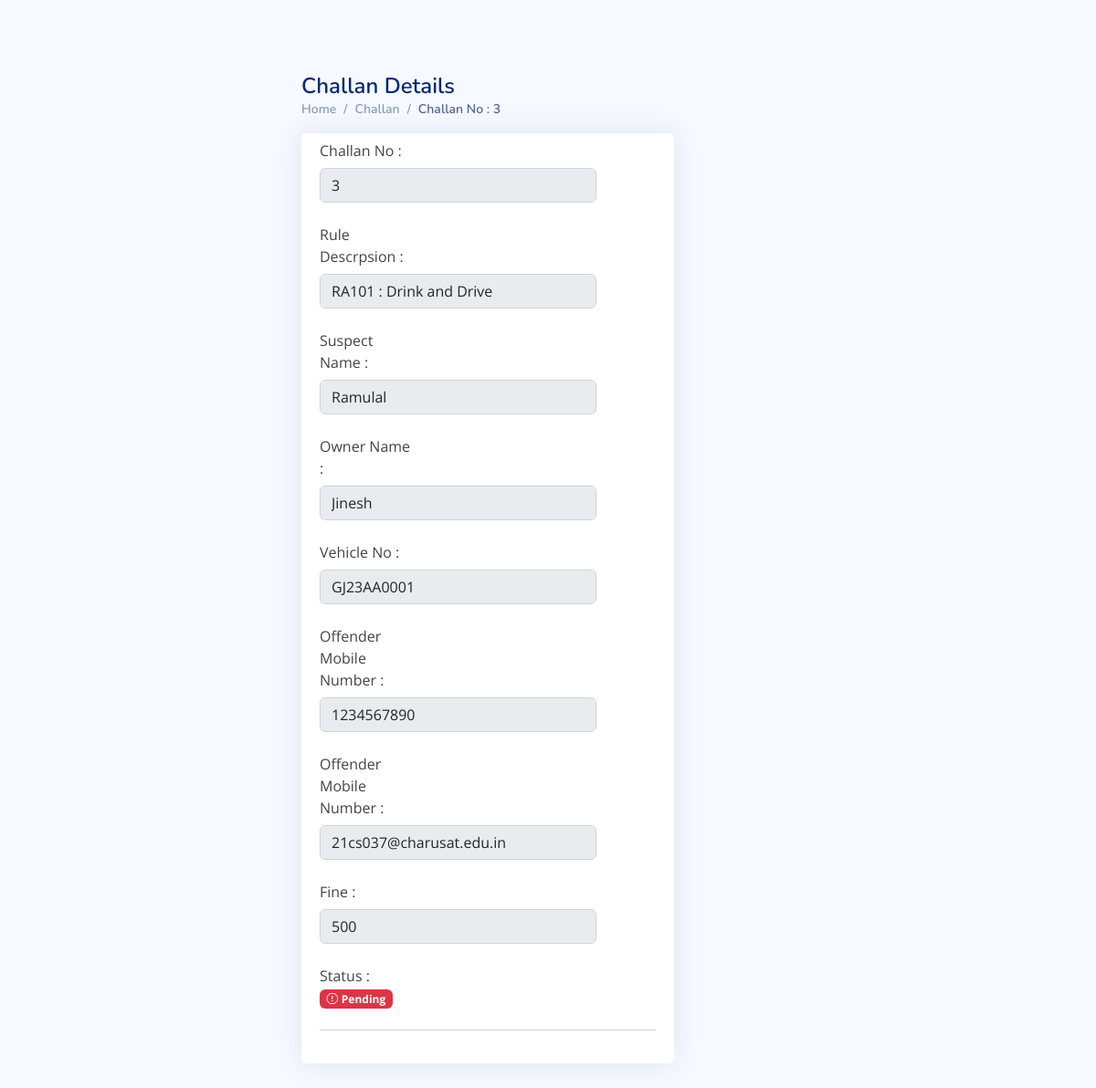
The page /echallan/user/challan/3 on the database its author committed.
### rto/models.py (models this page shows, shortened)
class Challan(models.Model):
    challan_no=models.AutoField(primary_key = True)
    cpolice=models.CharField(max_length=50,default=None)
    suspect_name=models.CharField(max_length=50,default=None)
    owner_name=models.CharField(max_length=50,default=None)
    offence_date=models.DateField(default=None)
    offence_time=models.TimeField(default=None)
    vehicle_no=models.CharField(max_length=50,default=None)
    offender_mobile_no=models.IntegerField(default=None,null=True)
    offender_email_id=models.CharField(max_length=50,default=None,null=True)
    fine=models.IntegerField(default=None)
    rule_code=models.CharField(max_length=50,default=None)
    evidence=models.ImageField( height_field=None, width_field=None,max_length=100, blank=True)
    status=models.CharField(max_length=15,default='Pending')

class Rules(models.Model):
    rule_id=models.AutoField(primary_key= True)
    rule_code=models.CharField(max_length=50)
    rule_desc=models.CharField(max_length=100,blank=True)
    rule_sect = models.CharField(max_length=50,null=True)
    rule_pen=models.CharField(max_length=100,null=True)

### echallan/views.py (the view)
# urls.py: path('user/challan/<int:cno>', views.challan,name="paidlist"),
def challan(request,cno):
        c=Challan.objects.get(challan_no=cno)
        r_code=c.rule_code
        r=Rules.objects.get(rule_code=r_code)
        v_no=c.vehicle_no
        v=Vehicle.objects.get(vehicle_no=v_no)
        context = {
            'user': user(request),
            'c':c,
            'r':r,
            'v':v
        }
        return render(request, 'challan.html', context)

### echallan/views.py (called while the page is built)
def user(request):
    v_no=request.GET.get('vehicleNumber','GJ00XX0000')
    vexist = Vehicle.objects.filter(vehicle_no=v_no).count()
    print(vexist)
    if vexist:
        c=list(Challan.objects.all().filter(vehicle_no=v_no))
        pen=Challan.objects.filter(status='Pending',vehicle_no=v_no).count()
        p=Challan.objects.filter(status='Paid',vehicle_no=v_no).count()
        return render(request,"user.html",{'v':v_no ,'c':c,'pen':pen,'p':p})
    else:
        return redirect ('../')

### echallan/templates/challan.html (shortened to what this page needs)
{% load static %}
<!DOCTYPE html>
<html lang="en">
<head>
    <link href="{% static 'assets/vendor/bootstrap/css/bootstrap.min.css' %}" rel="stylesheet">
    <link href="{% static 'assets/vendor/bootstrap-icons/bootstrap-icons.css' %}" rel="stylesheet">
    <link href="{% static 'assets/vendor/boxicons/css/boxicons.min.css' %}" rel="stylesheet">
    <link href="{% static 'assets/vendor/quill/quill.snow.css' %}" rel="stylesheet">
    <link href="{% static 'assets/vendor/quill/quill.bubble.css' %}" rel="stylesheet">
    <link href="{% static 'assets/vendor/remixicon/remixicon.css' %}" rel="stylesheet">
    <link href="{% static 'assets/vendor/simple-datatables/style.css' %}" rel="stylesheet">
    <link href="{% static 'assets/css/style.css' %}" rel="stylesheet">
</head>
<body>
    <div class="new1">
        <main id="main" class="main">
            <div class="pagetitle">
                <h1>Challan Details</h1>
                <nav>
                    <ol class="breadcrumb">
                        <li class="breadcrumb-item"><a href="../">Home</a></li>
                        <li class="breadcrumb-item">Challan</li>
                        <li class="breadcrumb-item active">Challan No : {{c.challan_no}}</li>
                    </ol>
                </nav>
            </div>
            <section class="section">
                <div class="row">
                    <div class="col-lg-6">
                        <div class="card">
                            <div class="card-body">
                                <form method="" action="">
                                    <div class="row mb-3">
                                        <label for="inputText" class="col-sm-4 col-form-label">Challan No :</label>
                                        <div class="col-sm-10">
                                            <input type="text" class="form-control" name="v_no" value="{{c.challan_no}}"
                                                disabled>
                                        </div>
                                    </div>
                                    <div class="row mb-3">
                                        <label for="inputText" class="col-sm-4 col-form-label">Rule Descrpsion :</label>
                                        <div class="col-sm-10">
                                            <input type="text" class="form-control" name="v_no"
                                                value="{{r.rule_code}} : {{r.rule_desc}}" disabled>
                                        </div>
                                    </div>
                                    <div class="row mb-3">
                                        <label for="inputText" class="col-sm-4 col-form-label">Suspect Name :</label>
                                        <div class="col-sm-10">
                                            <input type="text" class="form-control" name="v_no"
                                                value="{{c.suspect_name}}" disabled>
                                        </div>
                                    </div>
                                    <div class="row mb-3">
                                        <label for="inputText" class="col-sm-4 col-form-label">Owner Name :</label>
                                        <div class="col-sm-10">
                                            <input type="text" class="form-control" name="v_no" value="{{c.owner_name}}"
                                                disabled>
                                        </div>
                                    </div>
                                    <div class="row mb-3">
                                        <label for="inputText" class="col-sm-4 col-form-label">Vehicle No :</label>
                                        <div class="col-sm-10">
                                            <input type="text" class="form-control" name="v_no" value="{{c.vehicle_no}}"
                                                disabled>
                                        </div>
                                    </div>
                                    <div class="row mb-3">
                                        <label for="inputText" class="col-sm-4 col-form-label">Offender Mobile Number
                                            :</label>
                                        <div class="col-sm-10">
                                            <input type="text" class="form-control" name="v_no"
                                                value="{{c.offender_mobile_no}}" disabled>
                                        </div>
                                    </div>
                                    <div class="row mb-3">
                                        <label for="inputText" class="col-sm-4 col-form-label">Offender Mobile Number
                                            :</label>
                                        <div class="col-sm-10">
                                            <input type="text" class="form-control" name="v_no"
                                                value="{{c.offender_email_id}}" disabled>
                                        </div>
                                    </div>
                                    <div class="row mb-3">
                                        <label for="inputText" class="col-sm-4 col-form-label">Fine :</label>
                                        <div class="col-sm-10">
                                            <input type="text" class="form-control" name="v_no" value="{{c.fine}}"
                                                disabled>
                                        </div>
                                    </div>
                                    <div class="row mb-3">
                                        <label for="inputText" class="col-sm-4 col-form-label">Status :
                                            {% if c.status == "Pending" %}
                                            <span class="badge bg-danger"><i
                                                    class="bi bi-exclamation-octagon me-1"></i>{{c.status}}</span>
                                            {% endif %}
                                        </label>
                                    </div>
                                    <hr />
                                </form>
                            </div>
                        </div>
                    </div>
                </div>
            </section>
        </main>
    </div>
</body>
</html>

### rto/static/assets/css/style.css (style rules this page uses)
:root { scroll-behavior: smooth; }
body { font-family: "Open Sans", sans-serif; background: #f6f9ff; color: #444444; }
a { color: #4154f1; text-decoration: none; }
h1, h2, h3, h4, h5, h6 { font-family: "Nunito", sans-serif; }
#main { margin-top: 60px; padding: 20px 30px; transition: all 0.3s; }
.pagetitle { margin-bottom: 10px; }
.pagetitle h1 { font-size: 24px; margin-bottom: 0; font-weight: 600; color: #012970; }
.card { margin-bottom: 30px; border: none; border-radius: 5px; box-shadow: 0px 0 30px rgba(1, 41, 112, 0.1); }
.card-body { padding: 0 20px 20px 20px; }
.breadcrumb { font-size: 14px; font-family: "Nunito", sans-serif; color: #899bbd; font-weight: 600; }
.breadcrumb a { color: #899bbd; transition: 0.3s; }
.breadcrumb .breadcrumb-item::before { color: #899bbd; }
.breadcrumb .active { color: #51678f; font-weight: 600; }
@media (min-width: 1200px) { #main, #footer { margin-left: 300px; } }

### rows shown on the page
Challan: challan_no "3", v_no "3", v_no "Ramulal", v_no "Jinesh", v_no "GJ23AA0001", v_no "1234567890", v_no "21cs037@charusat.edu.in", v_no "500", status "Pending"
Rules: v_no "RA101 : Drink and Drive"
